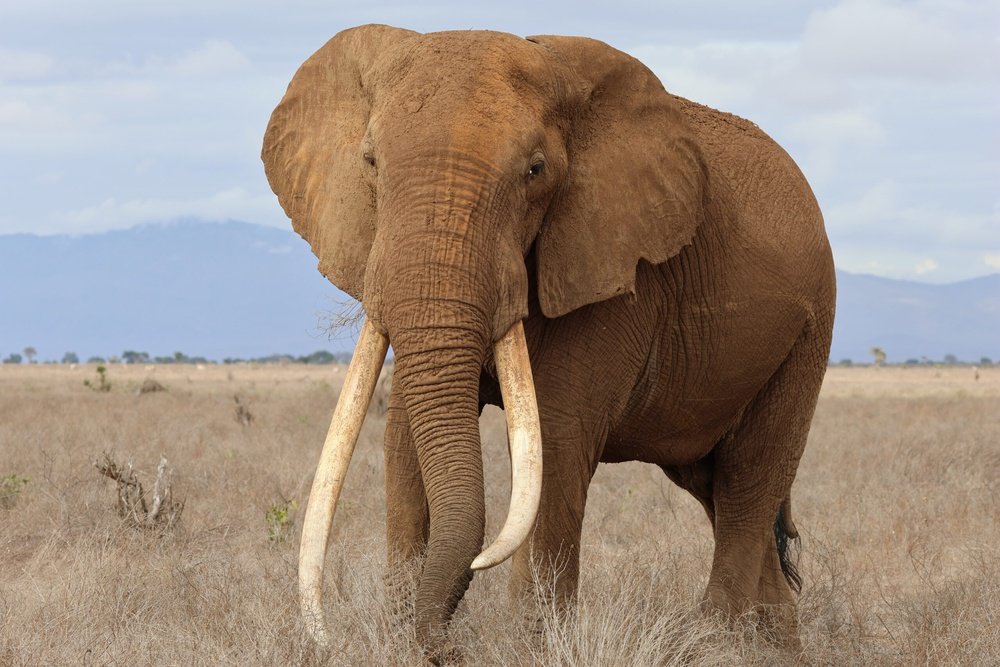
#> input picture Advanced/5.Object Detection/images/elephant.jpg, 1000 x 667 px, shrunk from 2560 x 1707 before the run
$ jupyter execute 'section_5(3).ipynb'
#> lines starting #> are read from the running program, lines starting #| are printed output that depends on the picture
## هیستوگرام گرادیان‌های جهت‌دار (HOGs)

- HOGها یک توصیف‌گر ویژگی هستند که به طور گسترده و موفقیت‌آمیزی برای شناسایی اشیاء استفاده شده‌اند.

- این روش اشیاء را به صورت یک بردار ویژگی منفرد نمایش می‌دهد، برخلاف روش‌هایی که هر بخش از تصویر را با یک بردار ویژگی جداگانه نمایش می‌دهند.

- این ویژگی با استفاده از یک پنجره لغزان روی تصویر محاسبه می‌شود، به طوری که یک توصیف‌گر HOG برای هر موقعیت مانند SIFT محاسبه می‌شود و مقیاس تصویر نیز تنظیم می‌شود (هرم‌بندی).

- HOGها اغلب همراه با طبقه‌بندهای SVM (ماشین بردار پشتیبان) استفاده می‌شوند؛ هر توصیف‌گر HOG محاسبه‌شده به یک طبقه‌بند SVM داده می‌شود تا مشخص شود که شیء مورد نظر پیدا شده است یا خیر.

## Histogram of gradients (HOGs) step by step

1. تصویر به سلول‌هایی با اندازه ۸x۸ پیکسل تقسیم می‌شود (معمولاً با رنگ سبز نمایش داده می‌شود).
2. برای هر پیکسل در سلول، گرادیان (جهت و بزرگی) محاسبه می‌شود.
3. مجموعاً ۶۴ گرادیان (۸x۸) به دست می‌آید که با استفاده از یک هیستوگرام جهت‌گیری خلاصه می‌شوند.
4. هیستوگرام جهت‌گیری به ۹ بازه زاویه‌ای بین ۰ تا ۱۸۰ درجه تقسیم می‌شود (هر بازه ۲۰ درجه، مطابق مقاله دالال و تریگز).
5. در نتیجه، اطلاعات ۶۴ گرادیان به ۹ مقدار هیستوگرام کاهش می‌یابد.
6. سپس گرادیان‌ها را نرمال‌سازی می‌کنیم تا ویژگی‌ها نسبت به تغییرات روشنایی و کنتراست (مانند تغییرات نور و روشنایی تصویر) مقاوم شوند. به عنوان مثال، اگر بردارها را بر بزرگی گرادیان تقسیم کنیم، مقدار نرمال‌شده برای همه برابر ۰.۷۰۷ خواهد بود. این نرمال‌سازی باعث می‌شود ویژگی‌ها نسبت به تغییرات نور محیط حساس نباشند.
7. به جای نرمال‌سازی سلول‌ها به صورت جداگانه، روشی به نام «نرمال‌سازی بلوکی» استفاده می‌شود. در این روش، چند سلول مجاور به صورت یک بلوک در نظر گرفته می‌شوند و نرمال‌سازی روی کل بلوک انجام می‌شود. این کار باعث می‌شود ویژگی‌ها نسبت به تغییرات محلی تصویر نیز مقاوم‌تر شوند.

## Histogram of Oriented Gradients

[cell 1]
import numpy as np
import cv2
import matplotlib.pyplot as plt

# Load image then grayscale
image = cv2.imread('images/elephant.jpg')
#> image is the input picture: shape (667, 1000, 3); mean B, G, R 131.1, 142.9, 157.9
gray = cv2.cvtColor(image, cv2.COLOR_BGR2GRAY)
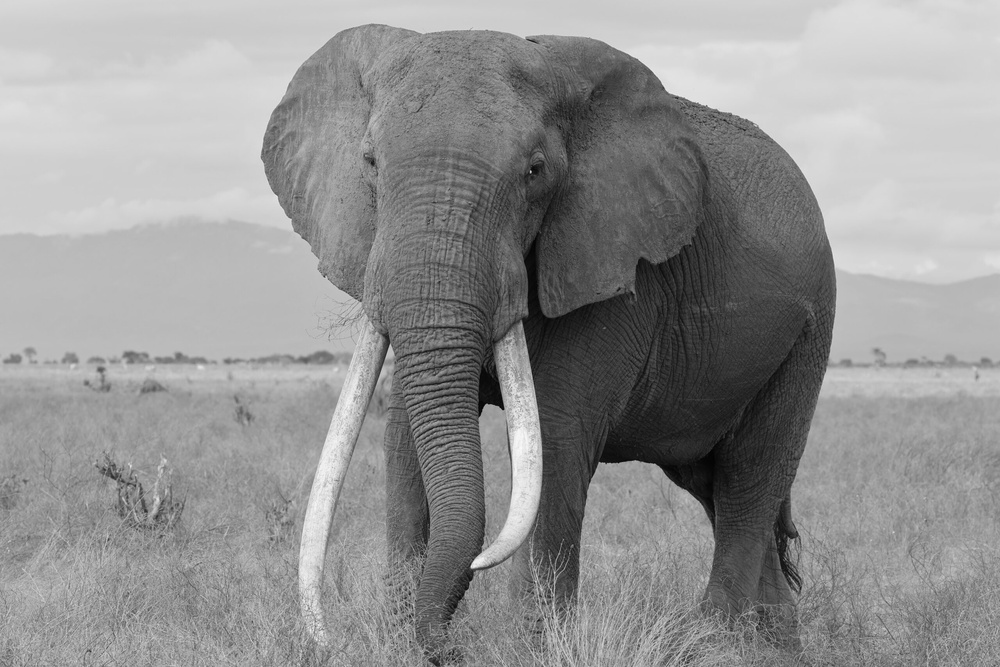
#> gray: shape (667, 1000); min 1, max 251, mean 146

# h x w in pixels
cell_size = (8, 8)

 # h x w in cells
block_size = (2, 2)

# number of orientation bins
nbins = 9

# Using OpenCV's HOG Descriptor
# winSize is the size of the image cropped to a multiple of the cell size
hog = cv2.HOGDescriptor(_winSize=(gray.shape[1] // cell_size[1] * cell_size[1],
                                  gray.shape[0] // cell_size[0] * cell_size[0]),
                        _blockSize=(block_size[1] * cell_size[1],
                                    block_size[0] * cell_size[0]),
                        _blockStride=(cell_size[1], cell_size[0]),
                        _cellSize=(cell_size[1], cell_size[0]),
                        _nbins=nbins)

# Create numpy array shape which we use to create hog_feats
n_cells = (gray.shape[0] // cell_size[0], gray.shape[1] // cell_size[1])
#> n_cells = (83, 125)

# We index blocks by rows first.
# hog_feats now contains the gradient amplitudes for each direction,
# for each cell of its group for each group. Indexing is by rows then columns.
hog_feats = hog.compute(gray).reshape(n_cells[1] - block_size[1] + 1,
                        n_cells[0] - block_size[0] + 1,
                        block_size[0], block_size[1], nbins).transpose((1, 0, 2, 3, 4))

# Create our gradients array with nbin dimensions to store gradient orientations
gradients = np.zeros((n_cells[0], n_cells[1], nbins))

# Create array of dimensions
cell_count = np.full((n_cells[0], n_cells[1], 1), 0, dtype=int)

# Block Normalization
for off_y in range(block_size[0]):
    for off_x in range(block_size[1]):
        gradients[off_y:n_cells[0] - block_size[0] + off_y + 1,
                  off_x:n_cells[1] - block_size[1] + off_x + 1] += \
            hog_feats[:, :, off_y, off_x, :]
        cell_count[off_y:n_cells[0] - block_size[0] + off_y + 1,
                   off_x:n_cells[1] - block_size[1] + off_x + 1] += 1
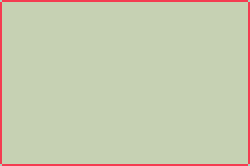
#> cell_count: shape (83, 125, 1) int64 (shown 2 times larger); 3 distinct labels, from 1 to 4; one colour per label, 0 black

# Average gradients
gradients /= cell_count

# Plot HOGs using Matplotlib with original image
color_bins = 5
fig, axs = plt.subplots(1, 2, figsize=(12, 6))

# Show original image in first subplot
axs[0].imshow(cv2.cvtColor(image, cv2.COLOR_BGR2RGB))
axs[0].set_title('Original Image')
axs[0].axis('off')

# Show HOG visualization in second subplot
c = axs[1].pcolor(gradients[:, :, color_bins])
axs[1].invert_yaxis()
axs[1].set_aspect('equal', adjustable='box')
axs[1].set_title('HOG Visualization')
fig.colorbar(c, ax=axs[1])
plt.show()
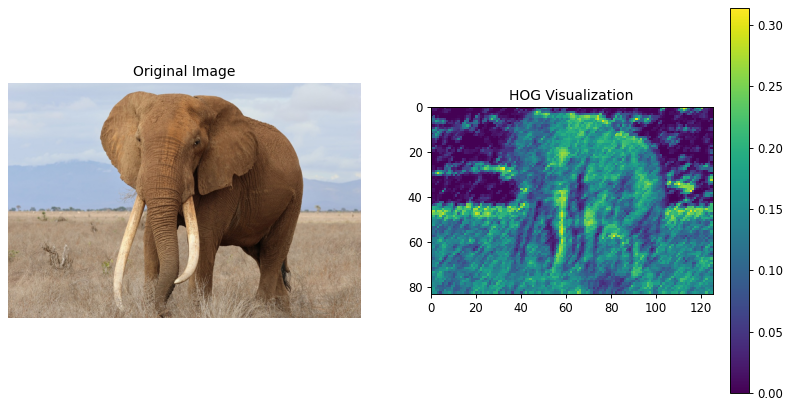
#> figure drawn by matplotlib, 3 panels

cv2.destroyAllWindows()

$ run again, with Advanced/5.Object Detection/images/nature.jpg copied over Advanced/5.Object Detection/images/elephant.jpg
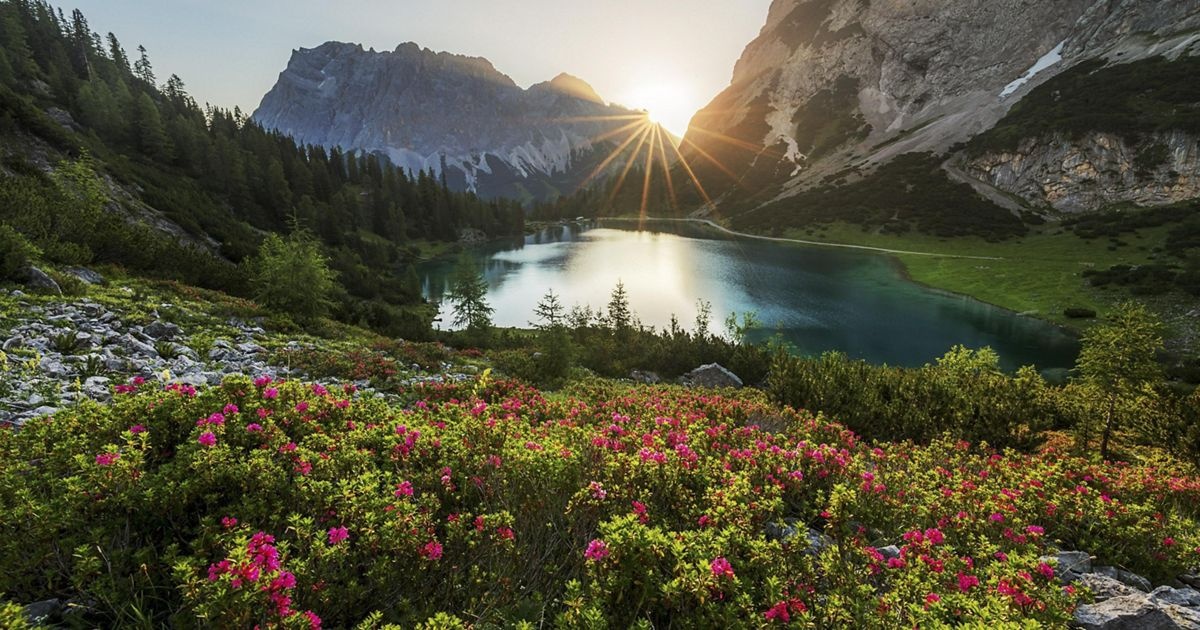
#> input picture Advanced/5.Object Detection/images/nature.jpg, 1200 x 630 px
#> image is the input picture: shape (630, 1200, 3); mean B, G, R 62.6, 83.5, 85.7
#> after the loop `for off_y in range(block_size[0]):`:
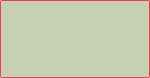
#> cell_count: shape (78, 150, 1) int64; 3 distinct labels, from 1 to 4; one colour per label, 0 black
#> `plt.show()`:
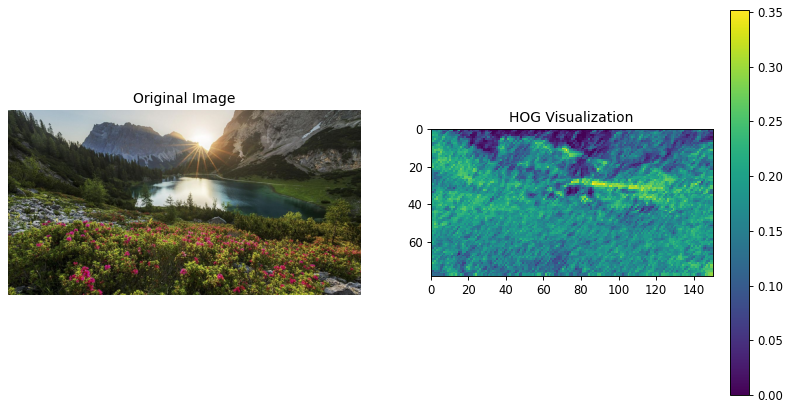
#> figure drawn by matplotlib, 3 panels
